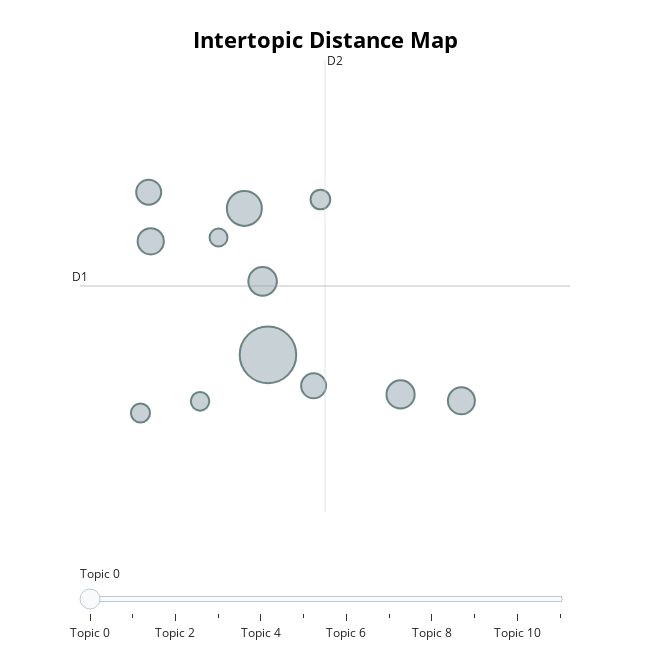

The notebook cell this image was saved under:
### Code cell
model.visualize_topics() #Cluster Visualization

### Figure 1 — Plotly figure (JSON) as saved in the notebook; plotly's stock layout.template omitted (floating-point values rounded to 4 significant figures)
{"data": [{"customdata": [[3.67, 14.47, 0, "hand | washing | wash | wear | hygiene", 18], [3.34, 11.9, 1, "parent | sibling | together | bonding | father", 149], [3.028, 13.84, 2, "sibling | sister | connect | relationship | quality", 15], [3.191, 14.33, 3, "together | quality | spend | spending | life", 57], [2.602, 13.78, 4, "outdoors | play | outside | outdoor | garden", 32], [3.306, 13.12, 5, "exercise | eat | walk | diet | bike", 38], [2.537, 10.94, 6, "spending | home | work | scratch | spend", 17], [2.589, 14.6, 7, "spend | spending | talk | leisure | technology", 29], [3.627, 11.39, 8, "father | school | dad | travel | stimulus", 29], [4.557, 11.14, 9, "school | social | anxiety | anxious | relax", 34], [4.174, 11.25, 10, "school | home | learning | homeschool | homeschoole", 37], [2.912, 11.13, 11, "her | sleep | she | fromschool | school", 16]], "hovertemplate": "<b>Topic %{customdata[2]}</b><br>Words: %{customdata[3]}<br>Size: %{customdata[4]}", "legendgroup": "", "marker": {"color": "#B0BEC5", "line": {"color": "DarkSlateGrey", "width": 2}, "size": [18, 149, 15, 57, 32, 38, 17, 29, 29, 34, 37, 16], "sizemode": "area", "sizeref": 0.09312, "symbol": "circle"}, "mode": "markers", "name": "", "orientation": "v", "showlegend": false, "type": "scatter", "x": [3.67, 3.34, 3.028, 3.191, 2.602, 3.306, 2.537, 2.589, 3.627, 4.557, 4.174, 2.912], "xaxis": "x", "y": [14.47, 11.9, 13.84, 14.33, 13.78, 13.12, 10.94, 14.6, 11.39, 11.14, 11.25, 11.13], "yaxis": "y"}], "layout": {"annotations": [{"showarrow": false, "text": "D1", "x": 2.157, "y": 13.04, "yshift": 10}, {"showarrow": false, "text": "D2", "x": 3.699, "xshift": 10, "y": 16.78}], "height": 650, "hoverlabel": {"bgcolor": "white", "font": {"family": "Rockwell", "size": 16}}, "legend": {"itemsizing": "constant", "tracegroupgap": 0}, "margin": {"t": 60}, "shapes": [{"line": {"color": "#CFD8DC", "width": 2}, "type": "line", "x0": 3.699, "x1": 3.699, "y0": 9.297, "y1": 16.78}, {"line": {"color": "#9E9E9E", "width": 2}, "type": "line", "x0": 2.157, "x1": 5.24, "y0": 13.04, "y1": 13.04}], "sliders": [{"active": 0, "pad": {"t": 50}, "steps": [{"args": [{"marker.color": [["red", "#B0BEC5", "#B0BEC5", "#B0BEC5", "#B0BEC5", "#B0BEC5", "#B0BEC5", "#B0BEC5", "#B0BEC5", "#B0BEC5", "#B0BEC5", "#B0BEC5"]]}], "label": "Topic 0", "method": "update"}, {"args": [{"marker.color": [["#B0BEC5", "red", "#B0BEC5", "#B0BEC5", "#B0BEC5", "#B0BEC5", "#B0BEC5", "#B0BEC5", "#B0BEC5", "#B0BEC5", "#B0BEC5", "#B0BEC5"]]}], "label": "Topic 1", "method": "update"}, {"args": [{"marker.color": [["#B0BEC5", "#B0BEC5", "red", "#B0BEC5", "#B0BEC5", "#B0BEC5", "#B0BEC5", "#B0BEC5", "#B0BEC5", "#B0BEC5", "#B0BEC5", "#B0BEC5"]]}], "label": "Topic 2", "method": "update"}, {"args": [{"marker.color": [["#B0BEC5", "#B0BEC5", "#B0BEC5", "red", "#B0BEC5", "#B0BEC5", "#B0BEC5", "#B0BEC5", "#B0BEC5", "#B0BEC5", "#B0BEC5", "#B0BEC5"]]}], "label": "Topic 3", "method": "update"}, {"args": [{"marker.color": [["#B0BEC5", "#B0BEC5", "#B0BEC5", "#B0BEC5", "red", "#B0BEC5", "#B0BEC5", "#B0BEC5", "#B0BEC5", "#B0BEC5", "#B0BEC5", "#B0BEC5"]]}], "label": "Topic 4", "method": "update"}, {"args": [{"marker.color": [["#B0BEC5", "#B0BEC5", "#B0BEC5", "#B0BEC5", "#B0BEC5", "red", "#B0BEC5", "#B0BEC5", "#B0BEC5", "#B0BEC5", "#B0BEC5", "#B0BEC5"]]}], "label": "Topic 5", "method": "update"}, {"args": [{"marker.color": [["#B0BEC5", "#B0BEC5", "#B0BEC5", "#B0BEC5", "#B0BEC5", "#B0BEC5", "red", "#B0BEC5", "#B0BEC5", "#B0BEC5", "#B0BEC5", "#B0BEC5"]]}], "label": "Topic 6", "method": "update"}, {"args": [{"marker.color": [["#B0BEC5", "#B0BEC5", "#B0BEC5", "#B0BEC5", "#B0BEC5", "#B0BEC5", "#B0BEC5", "red", "#B0BEC5", "#B0BEC5", "#B0BEC5", "#B0BEC5"]]}], "label": "Topic 7", "method": "update"}, {"args": [{"marker.color": [["#B0BEC5", "#B0BEC5", "#B0BEC5", "#B0BEC5", "#B0BEC5", "#B0BEC5", "#B0BEC5", "#B0BEC5", "red", "#B0BEC5", "#B0BEC5", "#B0BEC5"]]}], "label": "Topic 8", "method": "update"}, {"args": [{"marker.color": [["#B0BEC5", "#B0BEC5", "#B0BEC5", "#B0BEC5", "#B0BEC5", "#B0BEC5", "#B0BEC5", "#B0BEC5", "#B0BEC5", "red", "#B0BEC5", "#B0BEC5"]]}], "label": "Topic 9", "method": "update"}, {"args": [{"marker.color": [["#B0BEC5", "#B0BEC5", "#B0BEC5", "#B0BEC5", "#B0BEC5", "#B0BEC5", "#B0BEC5", "#B0BEC5", "#B0BEC5", "#B0BEC5", "red", "#B0BEC5"]]}], "label": "Topic 10", "method": "update"}, {"args": [{"marker.color": [["#B0BEC5", "#B0BEC5", "#B0BEC5", "#B0BEC5", "#B0BEC5", "#B0BEC5", "#B0BEC5", "#B0BEC5", "#B0BEC5", "#B0BEC5", "#B0BEC5", "red"]]}], "label": "Topic 11", "method": "update"}]}], "title": {"font": {"color": "Black", "size": 22}, "text": "<b>Intertopic Distance Map", "x": 0.5, "xanchor": "center", "y": 0.95, "yanchor": "top"}, "width": 650, "xaxis": {"anchor": "y", "domain": [0, 1], "range": [2.157, 5.24], "title": {"text": ""}, "visible": false}, "yaxis": {"anchor": "x", "domain": [0, 1], "range": [9.297, 16.78], "title": {"text": ""}, "visible": false}}}
